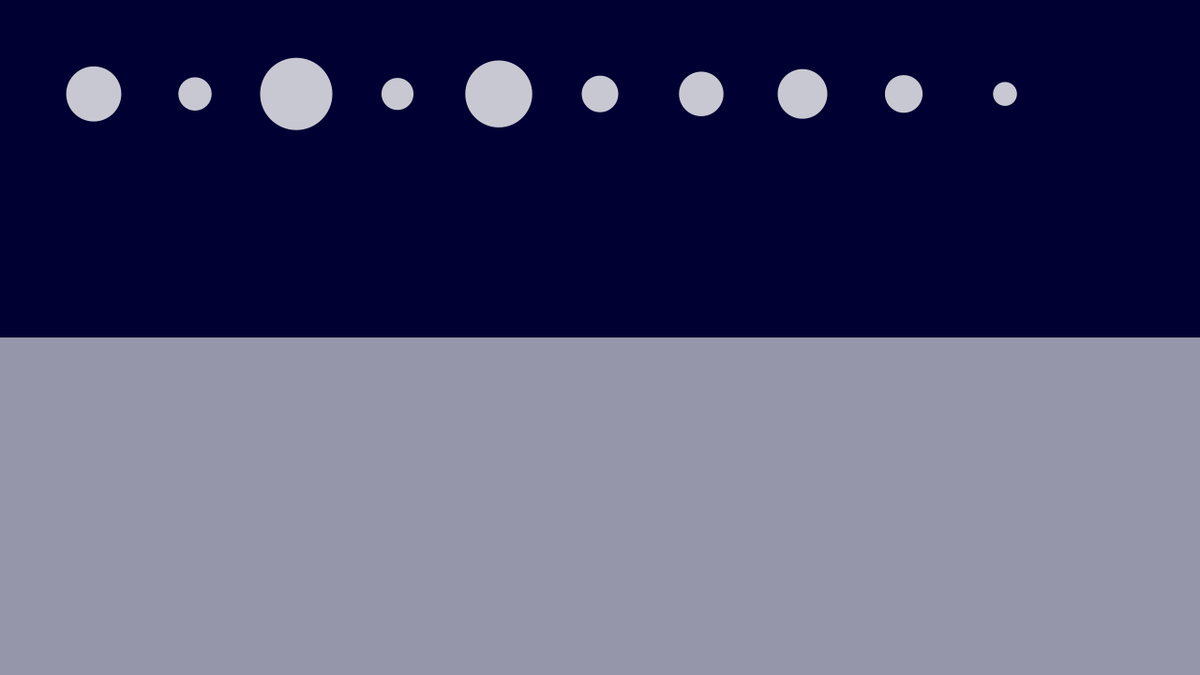
Frame 1 (no input)
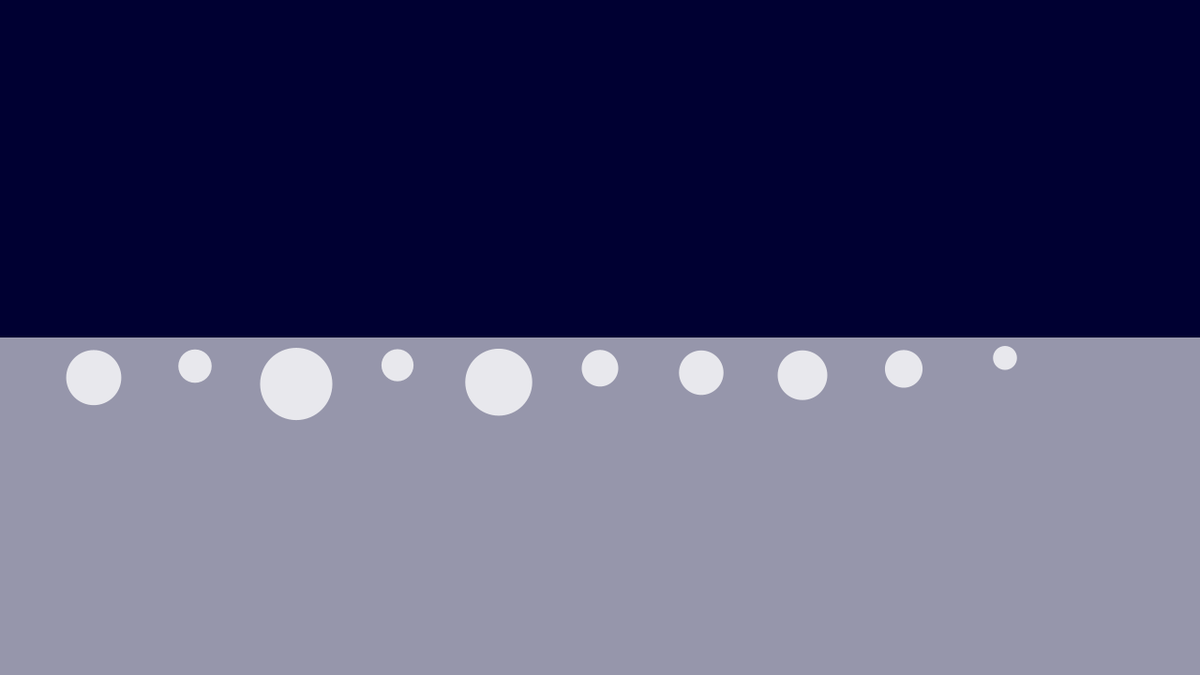
Frame 60 (the mouse pressed at the canvas centre just before this capture)
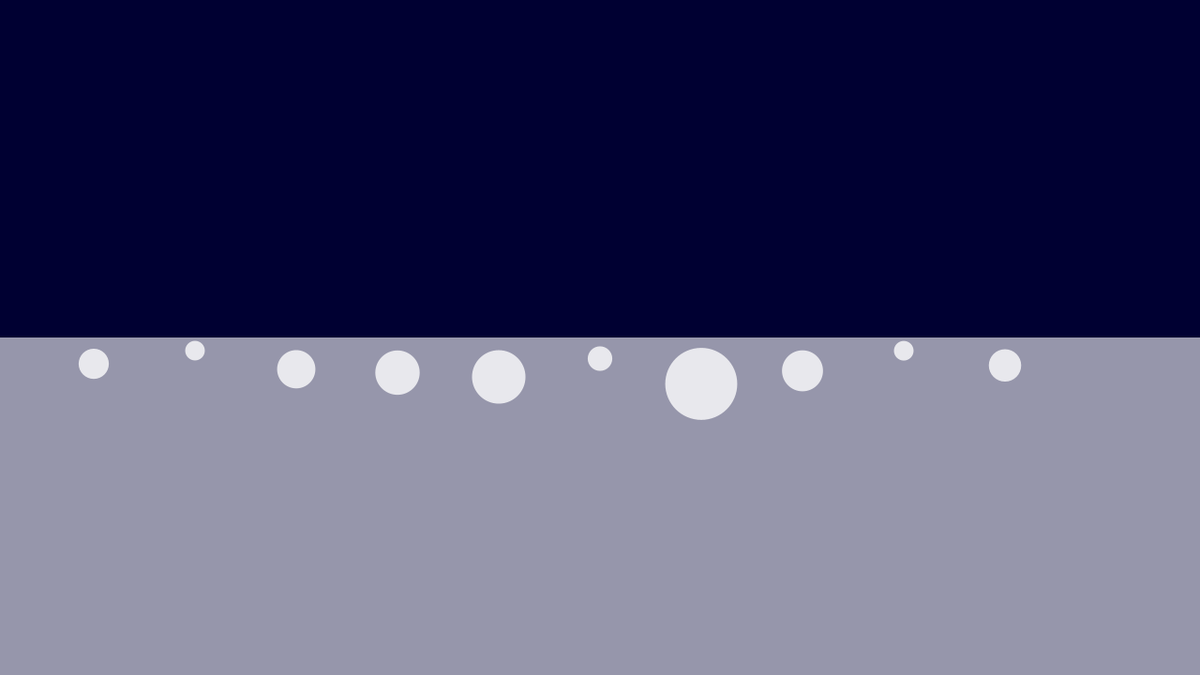
Frame 120 (the mouse held since frame 60 and released just before this capture)

The Processing sketch that drew these frames (run headless with seeded random() and noise(); from frame 60 on, the mouse is pressed at the canvas centre):

// Processing sketch: Drag
// ── Drag.pde
Body[] bodies = new Body[10];
Medium liquid;
PVector gravity = new PVector(0, 0.2);

void setup() {
  // screen
  size(1280, 720);
  
  // initialize an array of bodies
  for (int i = 0; i < bodies.length; i++) {
    bodies[i] = new Body(random(1, 4), map(i, 0, bodies.length, 100, width - 100), 100);
  }
  
  // medium
  liquid = new Medium(0, height/2, width, height, 0.1);
  liquid.setDensity(1);
}

void draw() {
  background(0, 0, 50);
  
  // show liquid
  liquid.display();
  
  for (Body b:bodies) {
    // fluid
    if (b.isInside(liquid)) {
      b.drag(liquid);
    }
    
    // friction calculation
    PVector friction = b.velocity.copy();
    friction.normalize();
    friction.mult(-b.mu);
    
    b.applyUForce(gravity);
    b.applyForce(friction);
    
    // update
    b.update();;
    b.display();
  }
}

void mousePressed() {
  // reset balls
  for (int i = 0; i < bodies.length; i++) {
    bodies[i] = new Body(random(1, 4), map(i, 0, bodies.length, 100, width - 100), 100);
  }
}
// ── Body.pde
class Body {
  float mass;
  float radius;
  float elasticity = 1;
  float mu = 0.00;
  PVector position;
  PVector velocity;
  PVector acceleration = new PVector(0, 0);
  
  Body(float m, float x, float y) {
    mass = m;
    radius = m * 10;
    position = new PVector(x, y);
    //velocity = new PVector(random(-1, 1), random(-1, 1));
    velocity = new PVector(0, 0);
  }
  
  void applyForce(PVector force) {
    PVector applied = PVector.div(force, mass);
    acceleration.add(applied);
  }
  
  void applyUForce(PVector force) {
    acceleration.add(force);
  }
  
  // applies drag force
  void drag(Medium m) {
    PVector drag = velocity.copy();
    
    // reverse direction and get unit vector
    drag.mult(-1).normalize();
    
    // complete the equation F_d = -\rho*v^2*A*C_d*v_hat
    drag.mult(m.drag_coefficient * m.density * velocity.magSq());
    
    // accumulate force
    applyForce(drag);
  }

  void display() {
    noStroke();
    fill(255, 200);
    ellipse(position.x, position.y, radius * 2, radius * 2);
  }
  
  void update() {
    // updates the current state of the body
    // physics
    velocity.add(acceleration);
    position.add(velocity);
    
    // reset acceleration
    acceleration.mult(0);
    
    checkBoundary();
  }
  
  void checkBoundary() {
    if (position.x < radius) {
      // left
      position.x = radius;
      velocity.x *= -elasticity;
    } else if (position.x > width - radius) {
      // right
      position.x = width - radius;
      velocity.x *= -elasticity;
    }
    if (position.y < radius) {
      // top
      position.y = radius;
      velocity.y *= -elasticity;
    } else if (position.y > height - radius) {
      // bottom
      position.y = height - radius;
      velocity.y *= -elasticity;
    }
  }
  
  float getArea() {
    return PI * radius * radius;
  }
  
  boolean isInside(Medium m) {
    if ((position.x > m.x1 && position.x < m.x2) && (position.y > m.y1 && position.y < m.y2)) {
      return true;
    } else {
      return false;
    }
  }
}
// ── Medium.pde
class Medium {
  float x1, y1, x2, y2;
  float drag_coefficient;
  float density = 0.5;
  
  Medium(float x1_, float y1_, float x2_, float y2_, float drag) {
    x1 = x1_;
    y1 = y1_;
    x2 = x2_;
    y2 = y2_;
    drag_coefficient = drag;
  }
  
  void display() {
    noStroke();
    fill(255, map(density, 0, 1, 0, 150));
    rect(x1, y1, x2, y2);
  }
  
  void setDensity(float newDensity) {
    density = newDensity;
  }
}
